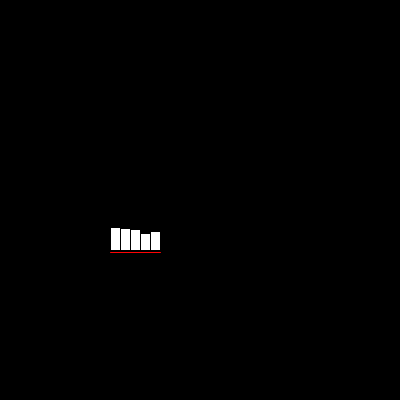
Frame 1 (no input)
Frame 60 (the mouse pressed at the canvas centre just before this capture): identical to frame 1, image omitted
Frame 120 (the mouse held since frame 60 and released just before this capture): identical to frame 1, image omitted

The Processing sketch that drew this single still picture (run headless with seeded random() and noise(); from frame 60 on, the mouse is pressed at the canvas centre):

// Processing sketch: Terning_simulator
// ── Terning_simulator.pde
// fixed distances to border
int distX = 100;
int distY = 250;
 
// data  
int a   = 1;
int b   = 2;
int c   = 3;
int d   = 4;
int e   = 5;
int f   = 6;


void setup(){
  size(400,400);
  int w = 0;

 for (int i= 0; i<100; i++){
   w = int(random(1,7));
   if(w == 1) {a++;} 
   if(w == 2) {b++;} 
   if(w == 3) {c++;} 
   if(w == 4) {d++;} 
   if(w == 5) {e++;} 
   if(w == 6) {f++;}
   println(w);
 }

  // frameRate(2); // slow down
}
//
void draw () {
 
  background (0);
 
  //  red line 
  stroke(255, 2, 2);
 
  // vertical line 
  line (distX+10, 252, 
  distX+10+5*10, 252);
 
  stroke(0);
 
  //
  // vertical output 
  fill(255);
  rect (10+distX, distY, 10, - a);
  rect (20+distX, distY, 10, - b);
  rect (30+distX, distY, 10, - c);
  rect (40+distX, distY, 10, - d);
  rect (50+distX, distY, 10, - e);
}
